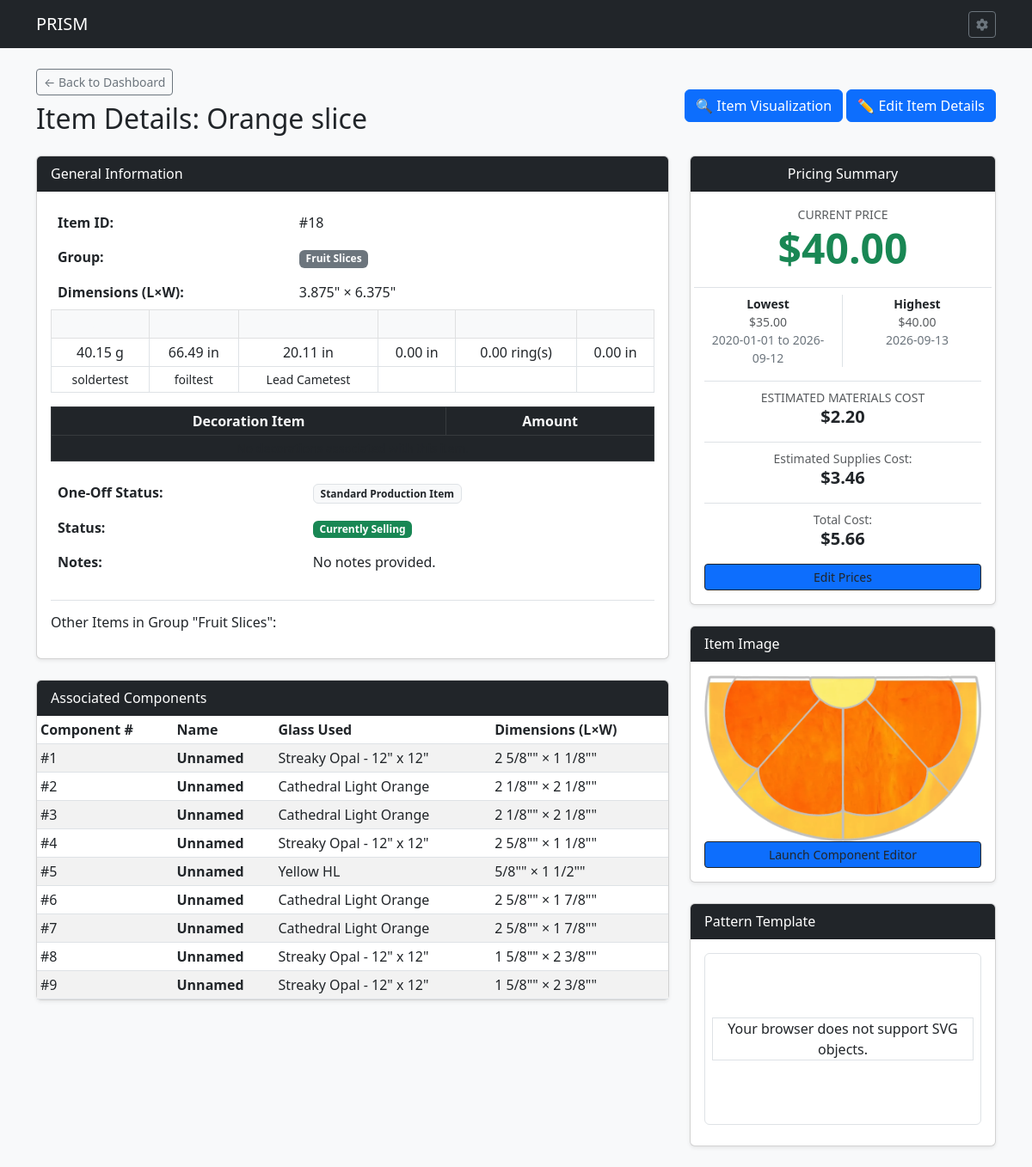
/item/18, run on an earlier commit of the app's database.
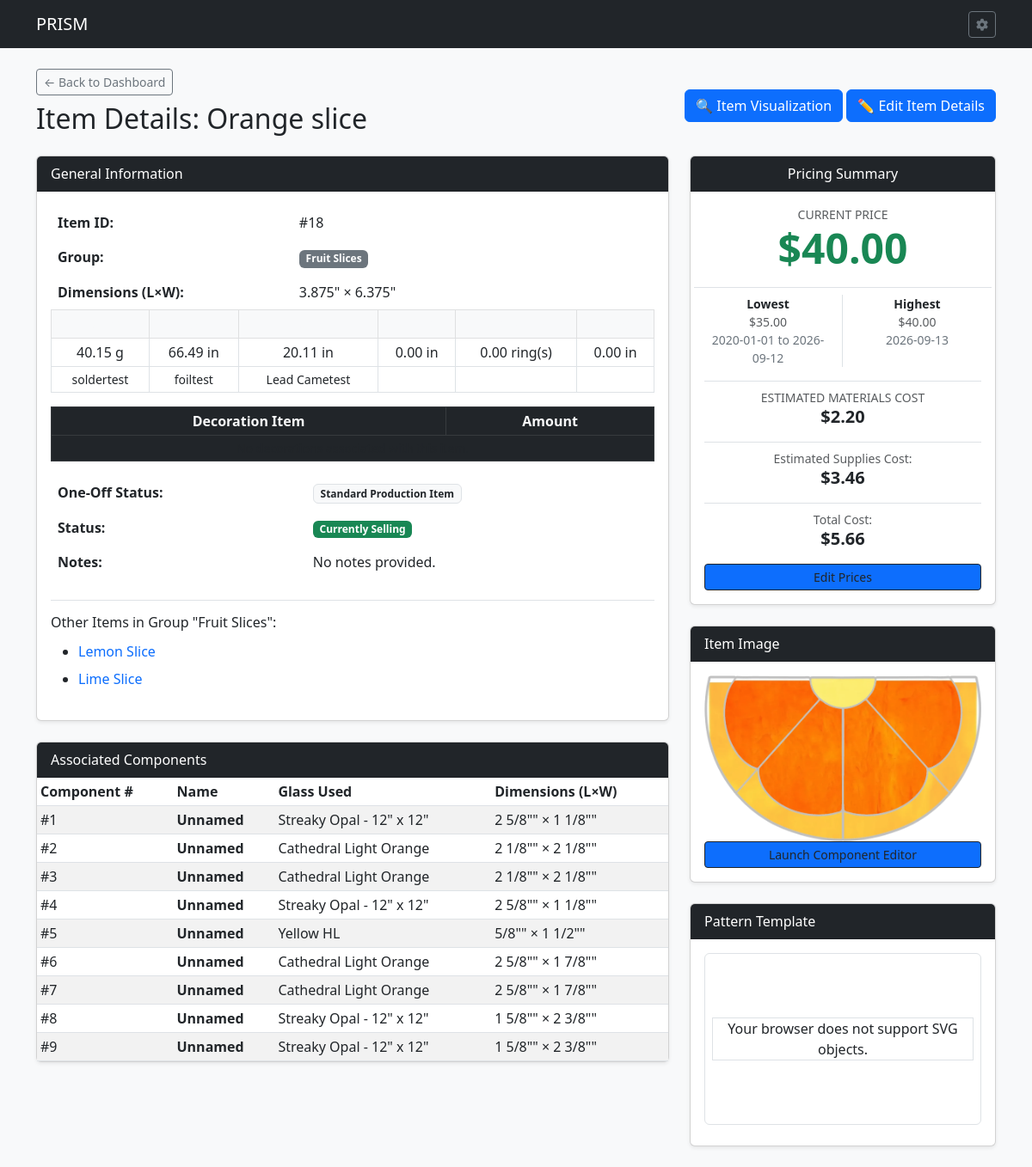
And on a later commit of the database.
### tables this page shows
CREATE TABLE IGC (

    COMPID INTEGER PRIMARY KEY AUTOINCREMENT,	--Component ID
    COMPNAME TEXT,				--Component Name (opt)
    ITEMID INTEGER,				--Item ID
    COMPNUM INTEGER,				--Component Number
    SVGREG INTEGER,				--SVG Region Number
    GLASSID INTEGER,				--Glass ID
    COMPLEN NUMERIC,				--Component Length
    COMPWID NUMERIC,				--Component Width
    COMPNOTE TEXT,				--Component Note
    ISSCRAP INTEGER,				--Can be made from scraps bool
    ISGRAIN INTEGER,				--Pay attention to Grain bool
    ISACTIVE INTEGER,				--Is Active bool

    FOREIGN KEY (ITEMID) REFERENCES ITM(ITEMID) ON DELETE CASCADE ON UPDATE CASCADE,
    FOREIGN KEY (GLASSID) REFERENCES GSI(GLASSID) ON DELETE SET NULL ON UPDATE CASCADE
);

CREATE TABLE GSI (

    GLASSID INTEGER PRIMARY KEY AUTOINCREMENT,	--Glass Id number
    GLSNAME TEXT,				--Glass Name
    GLSMANF TEXT,				--Glass Manufacturer
    GLSLEN NUMERIC,				--Glass Length
    GLSWID NUMERIC,				--Glass Width
    GLSTHK NUMERIC,				--Glass Thickness
    GLSTEX TEXT,				--Glass Texture
    GLSIRI INTEGER,				--Iridescent Bool
    GLSOPAL INTEGER,				--Opalescent Bool
    GLSOURCE TEXT,				--Glass Source
    GLLINK TEXT,				--URL to Glass
    GLSIMG TEXT,				--Image of Glass
    GLSNOTE TEXT,				--Notes about Glass
    COLOR TEXT,					--Glass color
    GTRNSN TEXT,				--Glass Transparency
    ISACTIVE INTEGER, LOWSTOCK INTEGER DEFAULT 1,				--Is Active Bool

    FOREIGN KEY (GLSTEX) REFERENCES GTL(GLSTEX) ON DELETE SET NULL ON UPDATE CASCADE,
    FOREIGN KEY (COLOR) REFERENCES COLOR(COLOR) ON DELETE SET NULL ON UPDATE CASCADE,
    FOREIGN KEY (GLSOURCE) REFERENCES GSL(GLSOURCE) ON DELETE SET NULL ON UPDATE CASCADE,
    FOREIGN KEY (GTRNSN) REFERENCES GTRNS(GTRNSN) ON DELETE SET NULL ON UPDATE CASCADE

);

CREATE TABLE ITM (

    ITEMID INTEGER PRIMARY KEY AUTOINCREMENT,	--Item ID
    ITMNAME TEXT,				--Item Name
    ITMIMG TEXT,				--Item Image
    ONEOFF INTEGER,				--One off Item
    VARIAT INTEGER,				--Is Variation Boolean
    ITMGRP TEXT,				--Item Group
    CURRENT INTEGER,				--Currently Being Sold Bool
    ITMPTRN TEXT,				--Item Pattern Image
    ITMSVG TEXT,				--Item SVG
    ITMNOTE TEXT,				--Item Notes
    ITMLEN TEXT,				--Item Length
    ITMWID TEXT,				--Item Width
    IMISLDR INTEGER,				--Item Solder IMI ID
    IMICAME INTEGER,				--Item CAME IMI ID
    IMIFOIL INTEGER,				--Item Foil IMI ID
    IMICHAIN INTEGER,				--Item Chain IMI ID
    IMIRING INTEGER,				--Item Ring IMI ID
    IMIWIRE INTEGER,				--Item Wire IMI ID
    PARENT INTEGER,				--Parent Item ID
    PATINA TEXT,				--Patina Type
    ISACTIVE INTEGER,				--Is Active Item

    FOREIGN KEY (ITMGRP) REFERENCES IGP(ITMGRP) ON DELETE SET NULL ON UPDATE CASCADE,
    FOREIGN KEY (IMISLDR) REFERENCES IMI(IMIID) ON DELETE SET NULL ON UPDATE CASCADE,
    FOREIGN KEY (IMICAME) REFERENCES IMI(IMIID) ON DELETE SET NULL ON UPDATE CASCADE,
    FOREIGN KEY (IMIFOIL) REFERENCES IMI(IMIID) ON DELETE SET NULL ON UPDATE CASCADE,
    FOREIGN KEY (IMICHAIN) REFERENCES IMI(IMIID) ON DELETE SET NULL ON UPDATE CASCADE,
    FOREIGN KEY (IMIRING) REFERENCES IMI(IMIID) ON DELETE SET NULL ON UPDATE CASCADE,
    FOREIGN KEY (IMIWIRE) REFERENCES IMI(IMIID) ON DELETE SET NULL ON UPDATE CASCADE,
    FOREIGN KEY (PATINA) REFERENCES PATINA(PATINA) ON DELETE SET NULL ON UPDATE CASCADE
);

### routes/item_routes.py (the view, shortened to what this page needs)
@item_bp.route('/item/<int:item_id>', methods=['GET'])
def item_detail(item_id):
    db = get_db()
    raw_item = db.execute(
        'SELECT * FROM ITM WHERE ITEMID = ?', (item_id,)
    ).fetchone()
    if not raw_item:
        flash('Item record not found.', 'danger')
        return redirect(url_for('index'))
    item = dict(raw_item)
    components = db.execute(
        """

            SELECT c.*, g.GLSNAME

            FROM IGC c

            LEFT JOIN GSI g ON c.GLASSID = g.GLASSID

            WHERE c.ITEMID = ?

            ORDER BY c.COMPNUM ASC

        """,
        (item_id,),
    ).fetchall()
    current_price = db.execute(
        """

            SELECT ITMPRICE AS PRICE FROM IPC

            WHERE ITEMID = ? AND (ENDDATE IS NULL OR ENDDATE >= DATE('now'))

            ORDER BY STDATE DESC LIMIT 1

        """,
        (item_id,),
    ).fetchone()
    lowest_price = db.execute(
        """

            SELECT ITMPRICE AS PRICE, STDATE AS START_DATE, ENDDATE AS END_DATE FROM IPC

            WHERE ITEMID = ?

            ORDER BY ITMPRICE ASC LIMIT 1

        """,
        (item_id,),
    ).fetchone()
    highest_price = db.execute(
        """

            SELECT ITMPRICE AS PRICE, STDATE AS START_DATE, ENDDATE AS END_DATE FROM IPC

            WHERE ITEMID = ?

            ORDER BY ITMPRICE DESC LIMIT 1

        """,
        (item_id,),
    ).fetchone()
    group_siblings = []
    if not item['ONEOFF'] and item['ITMGRP']:
        group_siblings = db.execute(
            """

                SELECT ITEMID, ITMNAME FROM ITM

                WHERE ITMGRP = ? AND ONEOFF = 0

                ORDER BY ITMNAME ASC

            """,
            (item['ITMGRP'],),
        ).fetchall()
    components_with_cost = db.execute(
        """

            SELECT c.COMPLEN, c.COMPWID, g.GLSLEN, g.GLSWID,

                   (SELECT gp.GLSPRICE FROM GPC gp

                    WHERE gp.GLASSID = g.GLASSID AND (gp.ENDDATE IS NULL OR gp.ENDDATE >= DATE('now'))

                    ORDER BY gp.STDATE DESC LIMIT 1) AS LATEST_GLSPRICE

            FROM IGC c

            JOIN GSI g ON c.GLASSID = g.GLASSID

            WHERE c.ITEMID = ? AND c.COMPLEN IS NOT NULL AND c.COMPWID IS NOT NULL

                  AND g.GLSLEN IS NOT NULL AND g.GLSWID IS NOT NULL AND g.GLSLEN > 0 AND g.GLSWID > 0

        """,
        (item_id,),
    ).fetchall()
    materials_cost = 0.0
    for comp in components_with_cost:
        comp_sqin = (comp['COMPLEN'] or 0) * (comp['COMPWID'] or 0)
        glass_sheet_area = (comp['GLSLEN'] or 1) * (comp['GLSWID'] or 1)
        glass_sheet_price = comp['LATEST_GLSPRICE'] or 0.0
        if glass_sheet_area > 0:
            cost_per_sqin = glass_sheet_price / glass_sheet_area
            materials_cost += comp_sqin * cost_per_sqin
    associated_supplies_rows = db.execute(
        """

        SELECT msi.MSIID, msi.MSINAME, msi.MSITYPE, imi.IMIAMT, msi.MSIUNIT, u.CFACTOR

        FROM IMI imi

        JOIN MSI msi ON imi.MSIID = msi.MSIID

        LEFT JOIN UNTS u ON msi.UNTTYPE = u.UNTTYPE

        WHERE imi.ITEMID = ?

        """,
        (item_id,),
    ).fetchall()
    supplies_map = {row['MSITYPE']: row for row in associated_supplies_rows}
    associated_decorations = db.execute(
        """

        SELECT m.MSIID, m.MSINAME, i.IMIAMT, m.MSIUNIT, u.CFACTOR

        FROM IMI i

        JOIN MSI m ON i.MSIID = m.MSIID

        LEFT JOIN UNTS u ON m.UNTTYPE = u.UNTTYPE

        WHERE i.ITEMID = ? AND m.MSITYPE = 'Decoration'

        ORDER BY m.MSINAME ASC

        """,
        (item_id,),
    ).fetchall()
    item['MSLDR_NAME'] = supplies_map['Solder']['MSINAME'] if 'Solder' in supplies_map else ''
    item['MFOIL_NAME'] = supplies_map['Foil']['MSINAME'] if 'Foil' in supplies_map else ''
    item['MCAME_NAME'] = supplies_map['Came']['MSINAME'] if 'Came' in supplies_map else ''
    item['MCHAIN_NAME'] = supplies_map['Chain']['MSINAME'] if 'Chain' in supplies_map else ''
    item['MRING_NAME']  = supplies_map['Rings']['MSINAME'] if 'Rings' in supplies_map else ''
    item['MWIRE_NAME']  = supplies_map['Wire']['MSINAME'] if 'Wire' in supplies_map else ''
    raw_sldr = float(supplies_map['Solder']['IMIAMT']) if 'Solder' in supplies_map and supplies_map['Solder']['IMIAMT'] is not None else 0.0
    raw_came = float(supplies_map['Came']['IMIAMT']) if 'Came' in supplies_map and supplies_map['Came']['IMIAMT'] is not None else 0.0
    itm_supplies = {
        'ITMSLDR': (raw_sldr * SOLDER_CONVERSION * 2) + (raw_came * CAME_CONVERSION * 2),
        'ITMCAME': raw_came,
        'ITMFOIL': float(supplies_map['Foil']['IMIAMT']) if 'Foil' in supplies_map and supplies_map['Foil']['IMIAMT'] is not None else 0.0,
        'ITMCHAIN': float(supplies_map['Chain']['IMIAMT']) if 'Chain' in supplies_map and supplies_map['Chain']['IMIAMT'] is not None else 0.0,
        'ITMRING': float(supplies_map['Rings']['IMIAMT']) if 'Rings' in supplies_map and supplies_map['Rings']['IMIAMT'] is not None else 0,
        'ITMWIRE': float(supplies_map['Wire']['IMIAMT']) if 'Wire' in supplies_map and supplies_map['Wire']['IMIAMT'] is not None else 0.0
    }
    estimated_supplies_core_cost = 0.0
    for msi_type, qty in itm_supplies.items():
        type_lookup_map = {
            'ITMSLDR': 'Solder',
            'ITMFOIL': 'Foil',
            'ITMCAME': 'Came',
            'ITMCHAIN': 'Chain',
            'ITMRING': 'Rings',
            'ITMWIRE': 'Wire'
        }
        actual_type = type_lookup_map.get(msi_type)
        supply_data = supplies_map.get(actual_type)
        if qty and qty > 0 and supply_data and supply_data['MSIID']:
            misc_id = supply_data['MSIID']
            cfactor = supply_data['CFACTOR']
            msiunit = supply_data['MSIUNIT']
            price_row = db.execute(
                """

                    SELECT MSIPRICE AS PRICE FROM MSP

                    WHERE MSIID = ? AND (ENDDATE IS NULL OR ENDDATE >= DATE('now'))

                    ORDER BY STDATE DESC LIMIT 1

                """,
                (misc_id,),
            ).fetchone()
            if price_row and price_row['PRICE']:
                unit_price = float(price_row['PRICE'])
                valid_cfactor = float(cfactor) if cfactor and float(cfactor) > 0 else 1.0
                valid_msiunit = float(msiunit) if msiunit is not None and float(msiunit) > 0 else 1.0
                divisor = valid_cfactor * valid_msiunit
                if divisor > 0 and unit_price > 0:
                    estimated_supplies_core_cost += qty * (unit_price / divisor)
    decorations_cost = 0.0
    estimated_supplies_cost = estimated_supplies_core_cost + decorations_cost
    total_cost = materials_cost + estimated_supplies_cost
    return render_template(
        'item_detail.html',
        item=item,
        components=components,
        current_price=current_price,
        lowest_price=lowest_price,
        highest_price=highest_price,
        materials_cost=materials_cost,
        estimated_supplies_cost=estimated_supplies_cost,
        total_cost=total_cost,
        group_siblings=group_siblings,
        itm_supplies=itm_supplies,
        associated_supplies=associated_supplies_rows,
        associated_decorations=associated_decorations
    )

### templates/item_detail.html (shortened to what the changed rows need)
{% extends 'base.html' %}
{% block content %}
<div class="d-flex justify-content-between align-items-center mb-3">
    <div>
        <h2>Item Details: {{ item.ITMNAME }}</h2>
    </div>
</div>
<div class="row">
    <div class="col-md-8">
        <div class="card shadow-sm mb-4">
            <div class="card-body">
                <div class="row align-items-center">
                    <div class="col-md-12">
                        <table class="table table-borderless mb-0">
                            <tbody>
                                <tr>
                                    <th style="width: 40%;">Item ID:</th>
                                </tr>
                                <tr>
                                    <th>Group:</th>
                                </tr>
                                <tr>
                                    <th>Dimensions (L×W):</th>
                                </tr>
                                <tr>
                                    <table class="table table-bordered table-sm text-center align-middle">
                                        <thead class="table-light bg-dark">
                                            <tr>
                                                <th class="text-light">Solder</th>
                                                <th class="text-light">Foil</th>
                                                <th class="text-light">Came</th>
                                                <th class="text-light">Chain</th>
                                                <th class="text-light">Jump Ring</th>
                                                <th class="text-light">Wire</th>
                                            </tr>
                                        </thead>
                                    </table>
				</tr>
<div class="mt-3">
    <table class="table table-dark bg-dark table-bordered table-sm text-center align-middle">
        <thead class="table-dark bg-dark text-light">
            <tr>
                <th class="text-light">Decoration Item</th>
                <th class="text-light">Amount</th>
            </tr>
        </thead>
    </table>
</div>
                        <table class="table table-borderless mb-0">
			<tbody>
                                <tr>
                                    <th>One-Off Status:</th>
                                </tr>
                                <tr>
                                    <th>Status:</th>
                                </tr>
                                <tr>
                                    <th>Notes:</th>
                                </tr>
                            </tbody>
                        </table>
                    </div>
                </div>
                {% if not item.ONEOFF and group_siblings %}
                <div class="mt-4 pt-3 border-top">
                    <ul class="">
                        {% for sibling in group_siblings %}
                            {% if sibling.ITEMID != item.ITEMID %}
                            <li class=" px-0 py-1 bg-transparent">
                                <a href="{{ url_for('item_bp.item_detail', item_id=sibling.ITEMID) }}" class="text-decoration-none">
                                    {{ sibling.ITMNAME }}
                                </a>
                            </li>
                            {% endif %}
                        {% endfor %}
                    </ul>
                </div>
                {% endif %}
            </div>
        </div>
        <div class="card shadow-sm">
            <div class="card-body p-0">
                <table class="table table-sm table-striped mb-0">
                    <thead>
                        <tr>
                            <th>Component #</th>
                            <th>Name</th>
                            <th>Glass Used</th>
                            <th>Dimensions (L×W)</th>
                        </tr>
                    </thead>
                    <tbody>
                        {% for comp in components %}
                        <tr class="component-row" data-comp-id="{{ comp.COMPNUM }}" style="cursor: pointer;" title="Click to highlight in SVG pattern">
                            <td>#{{ comp.COMPNUM }}</td>
                            <td><strong>{{ comp.COMPNAME or 'Unnamed' }}</strong></td>
                            <td>{{ comp.GLSNAME or 'Unassigned' }}</td>
                            <td>{{ comp.COMPLEN | inch_format}}" × {{ comp.COMPWID | inch_format}}"</td>
                        </tr>
                        {% else %}
                        <tr>
                            <td colspan="4" class="text-center py-3 text-muted">No components mapped for this item.</td>
                        </tr>
                        {% endfor %}
                    </tbody>
                </table>
            </div>
        </div>
    </div>
    <div class="col-md-4">
        <div class="card shadow-sm mb-4 text-center">
            <div class="card-body">
                <div class="mb-3">
                    <h2 class="display-5 fw-bold text-success mb-0">
                        ${% if current_price %}{{ "%.2f"|format(current_price.PRICE) }}{% else %}0.00{% endif %}
                    </h2>
                </div>
            </div>
        </div>
    </div>
</div>
{% endblock %}

What changed in the data, as far as the page shows it:
added ITM: ITMNAME "Lemon Slice"
added ITM: ITMNAME "Lime Slice"
